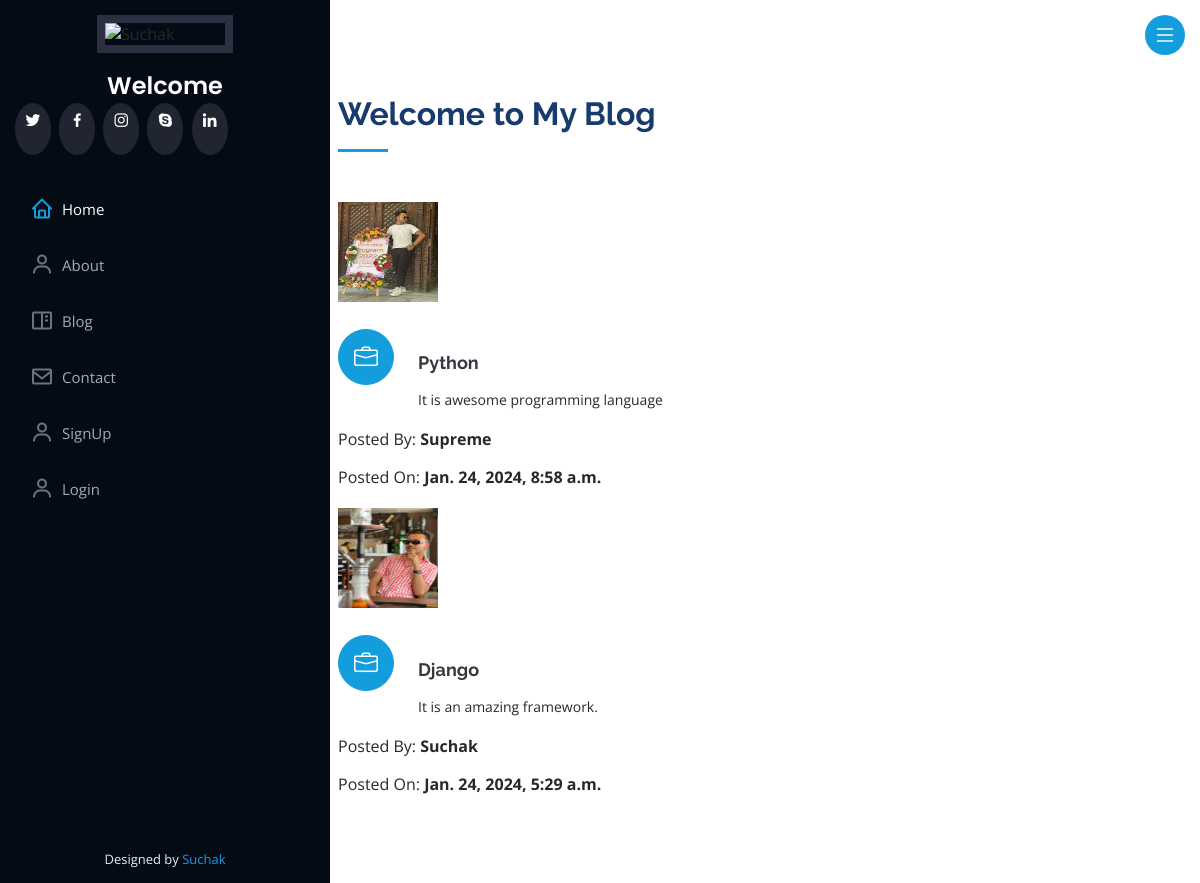
The page /blog on the database as committed earlier.
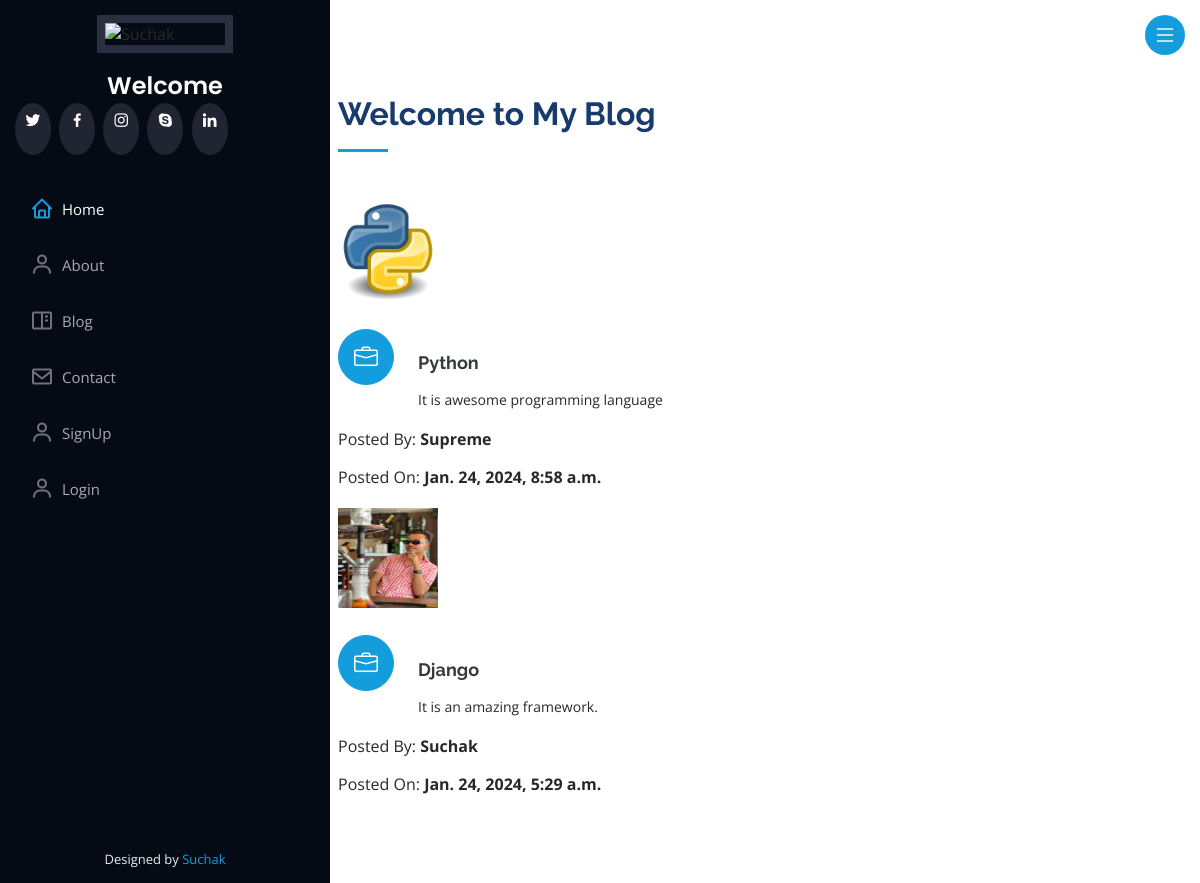
The same page on the database as committed later.
### portfolio/models.py (models this page shows, shortened)
class Blogs(models.Model):
    title = models.CharField(max_length=60)
    description = models.TextField()
    authname = models.CharField(max_length=15)
    img = models.ImageField(upload_to='blog', blank=True, null=True)
    timeStamp = models.DateTimeField(auto_now_add=True, blank=True)

### portfolio/views.py (the view)
# urls.py: path('blog', views.handleblog, name = 'handleblog'),
def handleblog(request):
    posts = Blogs.objects.all()
    context = {"posts":posts}
    return render(request, 'handleblog.html', context)

### templates/handleblog.html (shortened to what this page needs)
{% extends 'basic.html' %}
{% block body %}
{% load static %}
    <section id="services" class="services">
      <div class="container">
        <div class="section-title">
          <h2>Welcome to My Blog</h2>
        </div>
        <div class="row">
            {% for post in posts reversed %}
                <div class="col-lg-4 col-md-6 icon-box" data-aos="fade-up">
                <div class="col-lg-4" data-aos="fade-right">
                <img src="{{post.img.url}}" class="img-fluid" alt="no-image" width="100" height="100">
                </div>
                <br>
                <div class="icon"><i class="bi bi-briefcase"></i></div>
                <h4 class="title"><a href="">{{post.title}}</a></h4>
                <p class="description">{{post.description}}</p>
                <p> Posted By: <b>{{post.authname}}</b></p>
                 <p> Posted On: <b>{{post.timeStamp}}</b></p>
                </div>
            {% endfor %}
        </div>
      </div>
    </section>
{% endblock body %}

### templates/basic.html (shortened to what this page needs)
{% load static %}
<!DOCTYPE html>
<html lang="en">
<head>
  <link href="{% static 'assets/css/style.css' %}" rel="stylesheet">
  <link href="{% static 'assets/css/style.css' %}" rel="stylesheet">
  <link href="{% static 'assets/vendor/bootstrap-icons/bootstrap-icons.css' %}" rel="stylesheet">
  <link href="{% static 'assets/vendor/boxicons/css/boxicons.min.css' %}" rel="stylesheet">
  <link href="{% static 'assets/vendor/glightbox/css/glightbox.min.css' %}" rel="stylesheet">
  <link href="{% static 'assets/vendor/swiper/swiper-bundle.min.css' %}" rel="stylesheet">
  <link href="{% static 'assets/css/style.css' %}" rel="stylesheet">
</head>
<body>
  <i class="bi bi-list mobile-nav-toggle d-xl-none"></i>
  <header id="header">
    <div class="d-flex flex-column">
      <div class="profile">
        <img src="{% static 'assets/img/sd.jpg' %}" alt="Suchak" class="img-fluid rounded-circle">
        <h1 class="text-light"><a href="index.html">Welcome {{user.username}}</a></h1>
        <div class="social-links mt-3 text-center">
          <a href="#" target="_blank" class="twitter"><i class="bx bxl-twitter"></i></a>
          <a href="https://www.facebook.com/" target="_blank" class="facebook"><i class="bx bxl-facebook"></i></a>
          <a href="https://www.instagram.com/?hl=en" target="_blank" class="instagram"><i class="bx bxl-instagram"></i></a>
          <a href="#" target="_blank" class="google-plus"><i class="bx bxl-skype"></i></a>
          <a href="https://www.linkedin.com/feed/?trk=404_page" target="_blank" class="linkedin"><i class="bx bxl-linkedin"></i></a>
        </div>
      </div>
      <nav id="navbar" class="nav-menu navbar">
        <ul>
          <li><a href="/" class="nav-link scrollto active"><i class="bx bx-home"></i> <span>Home</span></a></li>
          <li><a href="/about" class="nav-link scrollto"><i class="bx bx-user"></i> <span>About</span></a></li>
          <li><a href="/blog" class="nav-link scrollto"><i class="bx bx-book-content"></i> <span>Blog</span></a></li>
          <li><a href="/contact" class="nav-link scrollto"><i class="bx bx-envelope"></i> <span>Contact</span></a></li>
{% if not request.user.is_authenticated %}
          <li><a href="/auth/signup" class="nav-link scrollto"><i class="bx bx-user"></i> <span>SignUp</span></a></li>
          <li><a href="/auth/login" class="nav-link scrollto"><i class="bx bx-user"></i> <span>Login</span></a></li>
{% else %}
           <li><a href="/auth/logout" class="nav-link scrollto"><i class="bx bx-user"></i> <span>Logout</span></a></li>
{% endif %}
        </ul>
      </nav>
    </div>
  </header>
  <main id="main">
      {% block body %}
      {% endblock body %}
  </main>
  <footer id="footer">
    <div class="container">
      <div class="credits">
        Designed by <a href="">Suchak</a>
      </div>
    </div>
  </footer>
</body>
</html>

### static/assets/css/style.css (style rules this page uses)
body { font-family: "Open Sans", sans-serif; color: #272829; }
a { color: #149ddd; text-decoration: none; }
h1, h2, h3, h4, h5, h6 { font-family: "Raleway", sans-serif; }
#header { position: fixed; top: 0; left: 0; bottom: 0; width: 300px; transition: all ease-in-out 0.5s; z-index: 9997; transition: all 0.5s; padding: 0 15px; background: #040b14; overflow-y: auto; }
#header .profile img { margin: 15px auto; display: block; width: 120px; border: 8px solid #2c2f3f; }
#header .profile h1 { font-size: 24px; margin: 0; padding: 0; font-weight: 600; -moz-text-align-last: center; text-align-last: center; font-family: "Poppins", sans-serif; }
#header .profile h1 a, #header .profile h1 a:hover { color: #fff; text-decoration: none; }
#header .profile .social-links a { font-size: 18px; display: inline-block; background: #212431; color: #fff; line-height: 1; padding: 8px 0; margin-right: 4px; border-radius: 50%; text-align: center; width: 36px; height: 36px; transition: 0.3s; }
#main { margin-left: 300px; }
.container, .container-fluid { padding-left: 30px; padding-right: 30px; }
.nav-menu { padding: 30px 0 0 0; }
.nav-menu * { margin: 0; padding: 0; list-style: none; }
.nav-menu>ul>li { position: relative; white-space: nowrap; }
.nav-menu a, .nav-menu a:focus { display: flex; align-items: center; color: #a8a9b4; padding: 12px 15px; margin-bottom: 8px; transition: 0.3s; font-size: 15px; }
.nav-menu a i, .nav-menu a:focus i { font-size: 24px; padding-right: 8px; color: #6f7180; }
.nav-menu a:hover, .nav-menu .active, .nav-menu .active:focus, .nav-menu li:hover>a { text-decoration: none; color: #fff; }
.nav-menu a:hover i, .nav-menu .active i, .nav-menu .active:focus i, .nav-menu li:hover>a i { color: #149ddd; }
.mobile-nav-toggle { position: fixed; right: 15px; top: 15px; z-index: 9998; border: 0; font-size: 24px; transition: all 0.4s; outline: none !important; background-color: #149ddd; color: #fff; width: 40px; height: 40px; display: inline-flex; align-items: center; justify-content: center; line-height: 0; border-radius: 50px; cursor: pointer; }
section { padding: 60px 0; overflow: hidden; }
.section-title { padding-bottom: 30px; }
.section-title h2 { font-size: 32px; font-weight: bold; margin-bottom: 20px; padding-bottom: 20px; position: relative; color: #173b6c; }
.section-title h2::after { content: ""; position: absolute; display: block; width: 50px; height: 3px; background: #149ddd; bottom: 0; left: 0; }
.services .icon-box { margin-bottom: 20px; }
.services .icon { float: left; display: flex; align-items: center; justify-content: center; width: 54px; height: 54px; background: #149ddd; border-radius: 50%; transition: 0.5s; border: 1px solid #149ddd; }
.services .icon i { color: #fff; font-size: 24px; line-height: 0; }
.services .title { margin-left: 80px; font-weight: 700; margin-bottom: 15px; font-size: 18px; }
.services .title a { color: #343a40; }
.services .description { margin-left: 80px; line-height: 24px; font-size: 14px; }
#footer { padding: 15px; color: #f4f6fd; font-size: 14px; position: fixed; left: 0; bottom: 0; width: 300px; z-index: 9999; background: #040b14; }
#footer .credits { padding-top: 5px; text-align: center; font-size: 13px; color: #eaebf0; }

Rows that differ between the two databases and show on the page:
changed Blogs "Python": img: a different picture
